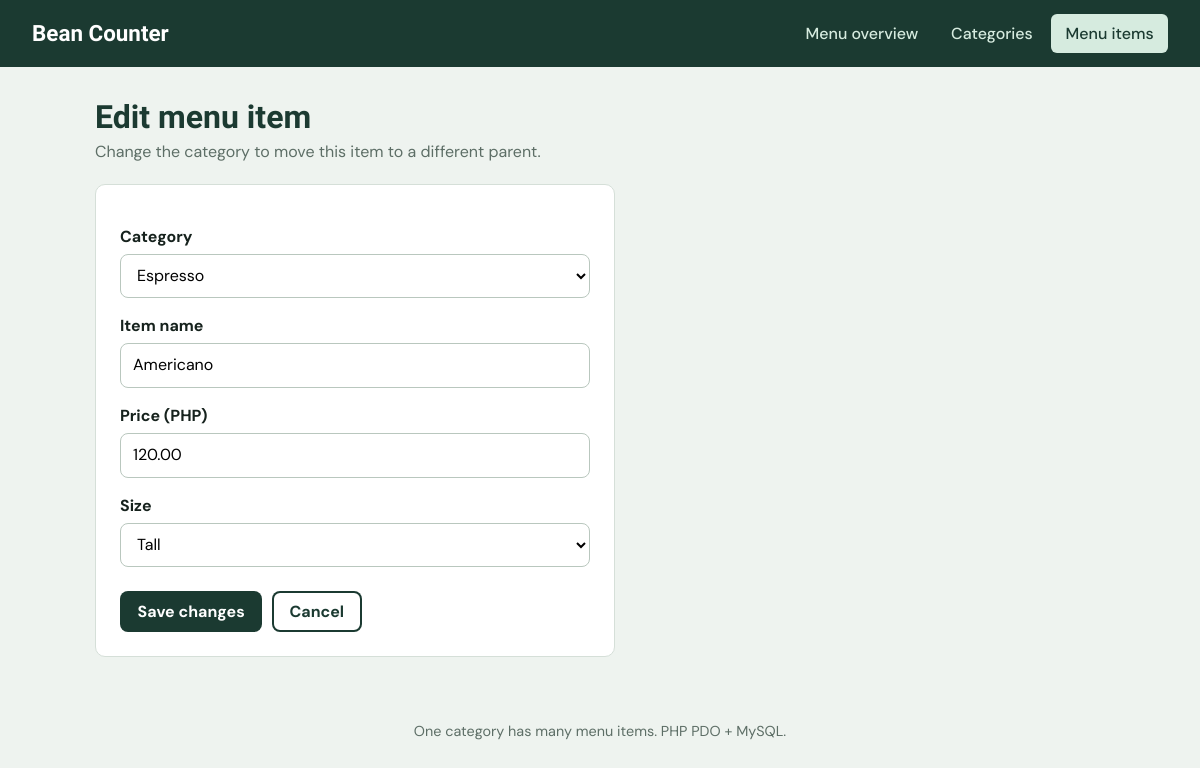
The app's page /items/edit.php?id=1 with its own data.
### tables this page shows
CREATE TABLE menu_items (
    item_id     INT AUTO_INCREMENT PRIMARY KEY,
    category_id INT NOT NULL,
    item_name   VARCHAR(100) NOT NULL,
    price       DECIMAL(8,2) NOT NULL,
    size        VARCHAR(20),
    FOREIGN KEY (category_id) REFERENCES categories(category_id)
        ON DELETE CASCADE
        ON UPDATE CASCADE
);

CREATE TABLE categories (
    category_id   INT AUTO_INCREMENT PRIMARY KEY,
    category_name VARCHAR(100) NOT NULL,
    description   VARCHAR(255)
);

### dbconfig.php (called while the page is built, shortened)
<?php
function e($v) { return htmlspecialchars((string)$v, ENT_QUOTES, 'UTF-8'); }

### items/_form.php (the view, shortened to what this page needs)
<?php
$sizes = ['Short','Tall','Grande','Venti','Regular'];
?>
<label for="category_id">Category</label>
<select id="category_id" name="category_id" required>
  <?php foreach ($cats as $c): ?>
  <option value="<?= $c['category_id'] ?>" <?= (int)$item['category_id']===(int)$c['category_id']?'selected':'' ?>><?= e($c['category_name']) ?></option>
  <?php endforeach; ?>
</select>
<label for="item_name">Item name</label>
<input id="item_name" name="item_name" value="<?= e($item['item_name']) ?>" maxlength="100" required>
<label for="price">Price (PHP)</label>
<input id="price" name="price" type="number" step="0.01" min="0" value="<?= e($item['price']) ?>" required>
<label for="size">Size</label>
<select id="size" name="size">
  <?php foreach ($sizes as $s): ?>
  <option <?= $item['size']===$s?'selected':'' ?>><?= $s ?></option>
  <?php endforeach; ?>
</select>

### assets/style.css (style rules this page uses)
:root { --green:#1b3a31; --green-2:#2b5a4a; --mint:#d6ebdf; --bg:#eef3ef; --card:#ffffff; --ink:#16221d; --muted:#5d6e66; --line:#d5dfd8; --amber:#b9770e; --red:#a3322b; --red-bg:#fbe9e7; }
* { box-sizing:border-box }
body { margin:0;background:var(--bg);color:var(--ink);font-family:'DM Sans',system-ui,sans-serif;line-height:1.5 }
label { display:block;font-weight:700;margin:1rem 0 .3rem }
input,select { width:100%;font:inherit;padding:.6rem .75rem;border:1px solid #b9c7be;border-radius:8px;background:#fff }

### records on screen
menu_items: category_id "Espresso", item_name "Americano", price "120.00", size "Tall"
